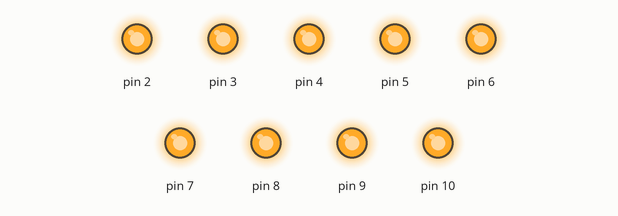
Simulated run of this sketch. Board: Arduino Uno, built with avr-gcc and run on an emulated ATmega328P. Parts: output pins drawn as LEDs (lit = HIGH).

Above: at 0.2 s.
At 1.7 s:
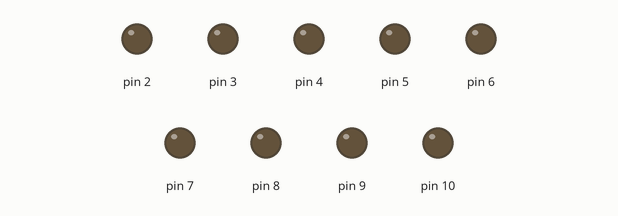
Timing chart, 0 to 3.0 s (numbered marks = the images above):
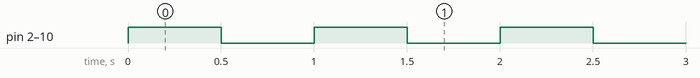

Measured:
- by itself, pin 2–10: alternates HIGH for 0.50 s and LOW for 0.50 s

The sketch:

coeur_led.ino
```cpp
void setup() {
  pinMode(2, OUTPUT);
  pinMode(3, OUTPUT);
  pinMode(4, OUTPUT);
  pinMode(5, OUTPUT);
  pinMode(6, OUTPUT);
  pinMode(7, OUTPUT);
  pinMode(8, OUTPUT);
  pinMode(9, OUTPUT);
  pinMode(10, OUTPUT);
}
void loop(){
  double bpm = 60;
for(int a = 2; a<11; a++){
  digitalWrite(a, HIGH);
}
  delay(30000/bpm);
  for(int a = 2; a<11; a++){
    digitalWrite(a, LOW);
  }
  delay(30000/bpm);

  }
```
